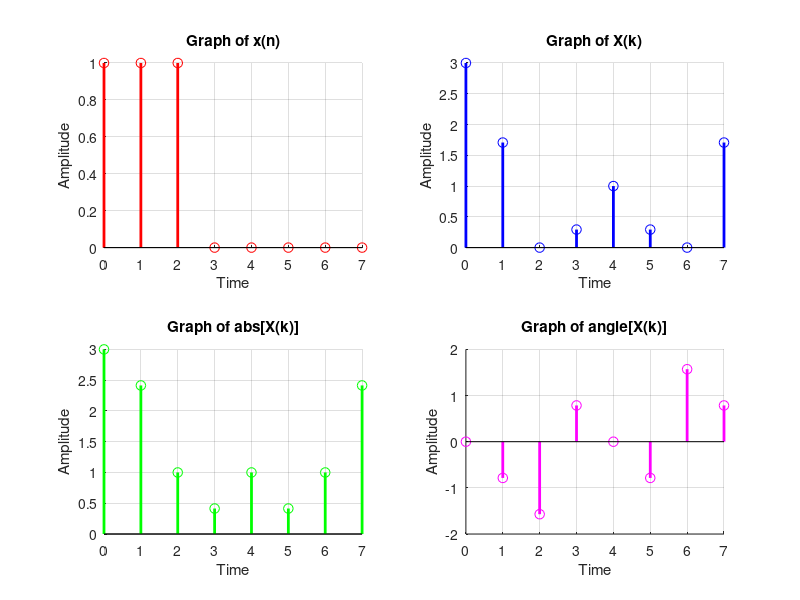

Reproduce this figure in MATLAB.
% Name: Priyadarshan Ghosh
% Roll no.: 72
clc;
clf;
N = 8; %input('Enter the number of points: ');
x = [ones(1,3) zeros(1,N-3)];
n = 0: N-1;
subplot(2,2,1);
stem(n,x,'ro','linewidth',2,'MarkerSize', 7);
title('Graph of x(n)');
xlabel('Time');
ylabel('Amplitude');
grid on;
box off;
disp('The x(n) sequence is: ');
disp(x);

X = fft(x, N);
k = 0:N-1;
subplot(2,2,2);
stem(k,X,'bo','linewidth',2,'MarkerSize', 7);
title('Graph of X(k)');
xlabel('Time');
ylabel('Amplitude');
grid on;
box off;
disp('The X(k) sequence is: ');
disp(X);

ab = abs(X);
subplot(2,2,3);
stem(k,ab,'go','linewidth',2,'MarkerSize', 7);
title('Graph of abs[X(k)]');
xlabel('Time');
ylabel('Amplitude');
grid on;
box off;
disp('The abs[X(k)] sequence is: ');
disp(ab);

ang = angle(X);
subplot(2,2,4);
stem(k,ang,'mo','linewidth',2,'MarkerSize', 7);
title('Graph of angle[X(k)]');
xlabel('Time');
ylabel('Amplitude');
grid on;
box off;
disp('The angle[X(k)] sequence is: ');
disp(ang);
